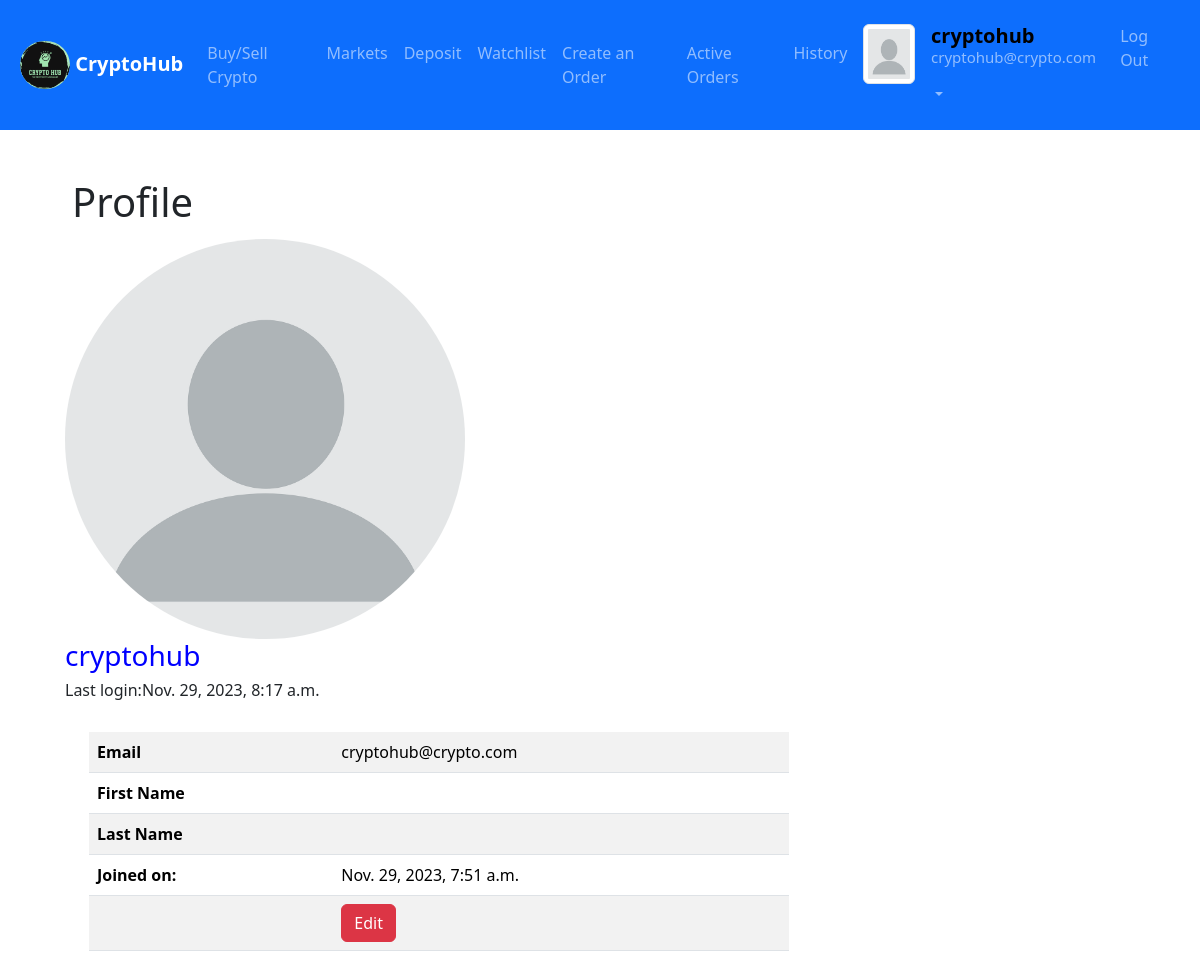
The page /profile (signed in) on the database its author committed.
### exchange/models.py (models this page shows)
class User(AbstractUser):
    profile_url=models.URLField(blank=True)

### exchange/views.py (the view)
# urls.py: path("profile", views.profile, name="profile"),
@login_required
def profile(request):
    user = User.objects.get(username=request.user)
    if request.method == "POST":
        email = request.POST["email"]
        firstname=request.POST["firstname"]
        lastname=request.POST["lastname"]
        profile_url=request.POST["profile_url"]
        password = request.POST["password"]
        confirmation = request.POST["confirmation"]
        if password and confirmation:
            if password != confirmation:
                return render(request, "register.html", {
                    "message": "Passwords must match.",'user':user
                })
        try:
            if email and (not email == user.email):
                user.email=email
            if firstname and (not firstname == user.first_name):
                user.first_name=firstname
            if lastname and (not lastname==user.last_name):
                user.last_name=lastname
            if profile_url and (not profile_url==user.profile_url):
                user.profile_url=profile_url
            if password:
                password=make_password(password,hasher='default')
                user.password=password
            user.save()
        except IntegrityError:
            return render(request, "profile.html", {'user':user
            })
        return render(request, 'profile.html',{'user':user,'message':'Saved Succesfully'})
    else:
         return render(request, 'profile.html',{'user':user})

### exchange/templates/profile.html (shortened to what this page needs)
{% extends "layout.html" %} {% load static %} {% block body %}
<div id="profile_div">
	<h1 class="ms-4">Profile</h1>
	<div id="prof_container" class="container">
		<div class="row">
				<div style="width: 400px" class="col">
					<img
						style="border-radius: 50%; width: 400px; height: 400px"
						{%if user.profile_url%}
						src="{{user.profile_url}}"
						{%else%}
						src="{% static 'media\blank.png' %}"
						{%endif%}
						alt="" />
					<h3 style="color: blue">{{user.username}}</h3>
					<h6>Last login:{{user.last_login}}</h6>
				</div>
			<div style="width:700px;" class="col ms-4 pt-4">
                <table style="width:700px;" class="table table-striped" id="details_display">
                    <tr>
                        <th>Email</th>
                        <td>{{user.email}}</td>
                    </tr>
                    <tr>
                        <th>First Name</th>
                        <td>{{user.first_name}}</td>
                    </tr>
                    <tr>
                        <th>Last Name</th>
                        <td>{{user.last_name}}</td>
                    </tr>
                    <tr>
                        <th>Joined on:</th>
                        <td>{{user.date_joined}}</td>
                    </tr>
                    <tr>
                        <td></td>
                        <td><button class="btn btn-danger" id="profile_edit_btn">Edit</button></td>
                    </tr>
                </table>
              </div>
            </div>
		</div>
	</div>
</div>
{% endblock %}

### exchange/templates/layout.html (shortened to what this page needs)
{% load static %}
<!DOCTYPE html>
<html lang="en">
  <head>
    <link
      href="https://cdn.jsdelivr.net/npm/bootstrap@5.3.2/dist/css/bootstrap.min.css"
      rel="stylesheet"
    />
    <link rel="stylesheet" href="{% static 'style.css'%}" />
  </head>
  <body>
    <nav class="navbar navbar-expand-sm bg-primary navbar-dark">
      <div class="container-fluid m-2">
        <a class="navbar-brand" href="{%url 'index'%}">
          <img
            src="{% static 'media\cryptohub.png'%}"
            alt="Crypto Hub"
            width="50px"
            class="rounded-pill"
            \
          />
          <strong>CryptoHub</strong>
        </a>
        <div class="collapse navbar-collapse" id="collapsibleNavbar">
          <ul class="navbar-nav">
            <li class="nav-item">
              <a class="nav-link" href="{% url 'buy_sell' %}"
                >Buy/Sell Crypto</a
              >
            </li>
            <li class="nav-item">
              <a class="nav-link" href="{%url 'markets'%}">Markets</a>
            </li>
            {% if user.is_authenticated %}
            <li class="nav-item">
              <a class="nav-link" href="{% url 'deposit' %}">Deposit</a>
            </li>
            <li class="nav-item">
              <a class="nav-link" href="{% url 'watchlist' %}">Watchlist</a>
            </li>
            <li class="nav-item">
              <a class="nav-link" href="{% url 'create_orders' %}"
                >Create an Order</a
              >
            </li>
            <li class="nav-item">
              <a class="nav-link" href="{% url 'all_orders' %}">Active Orders</a>
            </li>
            <li class="nav-item">
              <a class="nav-link" href="{% url 'history' %}">History</a>
            </li>
            {%endif%}
          </ul>
        </div>
        <div
          class="collapse navbar-collapse justify-content-end"
          id="collapsibleNavbar"
        >
          <ul class="navbar-nav">
            {% if user.is_authenticated %}
            <li class="nav-item">
              <a class="nav-link" href="{%url 'profile'%}">
                <img
                  style="width: 60px; height: 60px"
                  {%if user.profile_url %}
                  src="{{user.profile_url}}"
                  {%else%}
                  src="{% static 'media\blank.png' %}"
                  {%endif%}
                  alt="..."
                  class="img-thumbnail"
                />
              </a>
            </li>
            <li class="nav-item dropdown me-2">
              <a
                class="nav-link dropdown-toggle"
                href="#"
                role="button"
                data-bs-toggle="dropdown"
              >
                <h5>
                  <strong style="color: black">{{user.username}}</strong>
                  <p style="font-size: 15px">{{user.email}}</p>
                </h5>
              </a>
            </li>
            <li class="nav-item">
              <a class="nav-link" href="{%url 'logout'%}">Log Out</a>
            </li>
            {%endif%}
          </ul>
        </div>
      </div>
    </nav>
    <div class="m-5">
      {% block body %} {% endblock %}
  </body>
</html>

### exchange/static/style.css (style rules this page uses)
body { font-family: "Courier New", Courier, monospace "Segoe UI", Tahoma, Geneva, Verdana, sans-serif; }
.row { padding: 5px; }
#prof_container { display: flex; flex-wrap: wrap; border-radius: 3px; border-color: lightgrey; height: 500px; }

### rows shown on the page
User: username "cryptohub", email "cryptohub@crypto.com", last_login "Nov. 29, 2023, 8:17 a.m.", date_joined "Nov. 29, 2023, 7:51 a.m."
